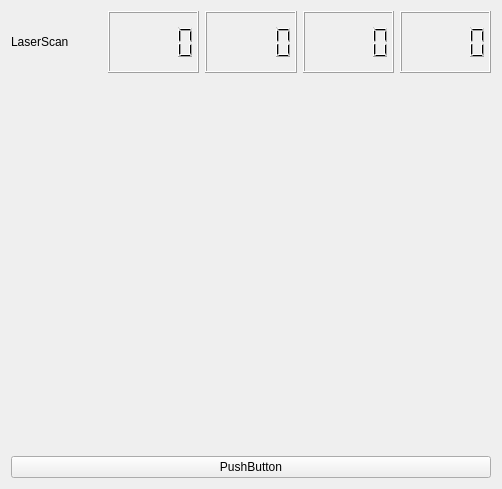
<?xml version="1.0" encoding="UTF-8"?>
<ui version="4.0">
 <class>Tab2RosControl</class>
 <widget class="QWidget" name="Tab2RosControl">
  <property name="geometry">
   <rect>
    <x>0</x>
    <y>0</y>
    <width>502</width>
    <height>489</height>
   </rect>
  </property>
  <property name="windowTitle">
   <string>Form</string>
  </property>
  <layout class="QVBoxLayout" name="verticalLayout_2">
   <item>
    <layout class="QVBoxLayout" name="verticalLayout" stretch="1,6,1">
     <item>
      <layout class="QHBoxLayout" name="horizontalLayout">
       <item>
        <widget class="QLabel" name="label">
         <property name="text">
          <string>LaserScan</string>
         </property>
        </widget>
       </item>
       <item>
        <widget class="QLCDNumber" name="lcdNumber1">
         <property name="digitCount">
          <number>5</number>
         </property>
         <property name="value" stdset="0">
          <double>0.000000000000000</double>
         </property>
        </widget>
       </item>
       <item>
        <widget class="QLCDNumber" name="lcdNumber2">
         <property name="digitCount">
          <number>5</number>
         </property>
         <property name="value" stdset="0">
          <double>0.000000000000000</double>
         </property>
        </widget>
       </item>
       <item>
        <widget class="QLCDNumber" name="lcdNumber3">
         <property name="digitCount">
          <number>5</number>
         </property>
         <property name="value" stdset="0">
          <double>0.000000000000000</double>
         </property>
        </widget>
       </item>
       <item>
        <widget class="QLCDNumber" name="lcdNumber4">
         <property name="digitCount">
          <number>5</number>
         </property>
         <property name="value" stdset="0">
          <double>0.000000000000000</double>
         </property>
        </widget>
       </item>
      </layout>
     </item>
     <item>
      <layout class="QHBoxLayout" name="horizontalLayout_4" stretch="0">
       <property name="spacing">
        <number>6</number>
       </property>
       <item>
        <widget class="QLabel" name="pLcamView">
         <property name="text">
          <string/>
         </property>
        </widget>
       </item>
      </layout>
     </item>
     <item>
      <layout class="QHBoxLayout" name="horizontalLayout_5">
       <item>
        <widget class="QPushButton" name="sendBtn">
         <property name="text">
          <string>PushButton</string>
         </property>
        </widget>
       </item>
      </layout>
     </item>
    </layout>
   </item>
  </layout>
 </widget>
 <resources/>
 <connections/>
</ui>
